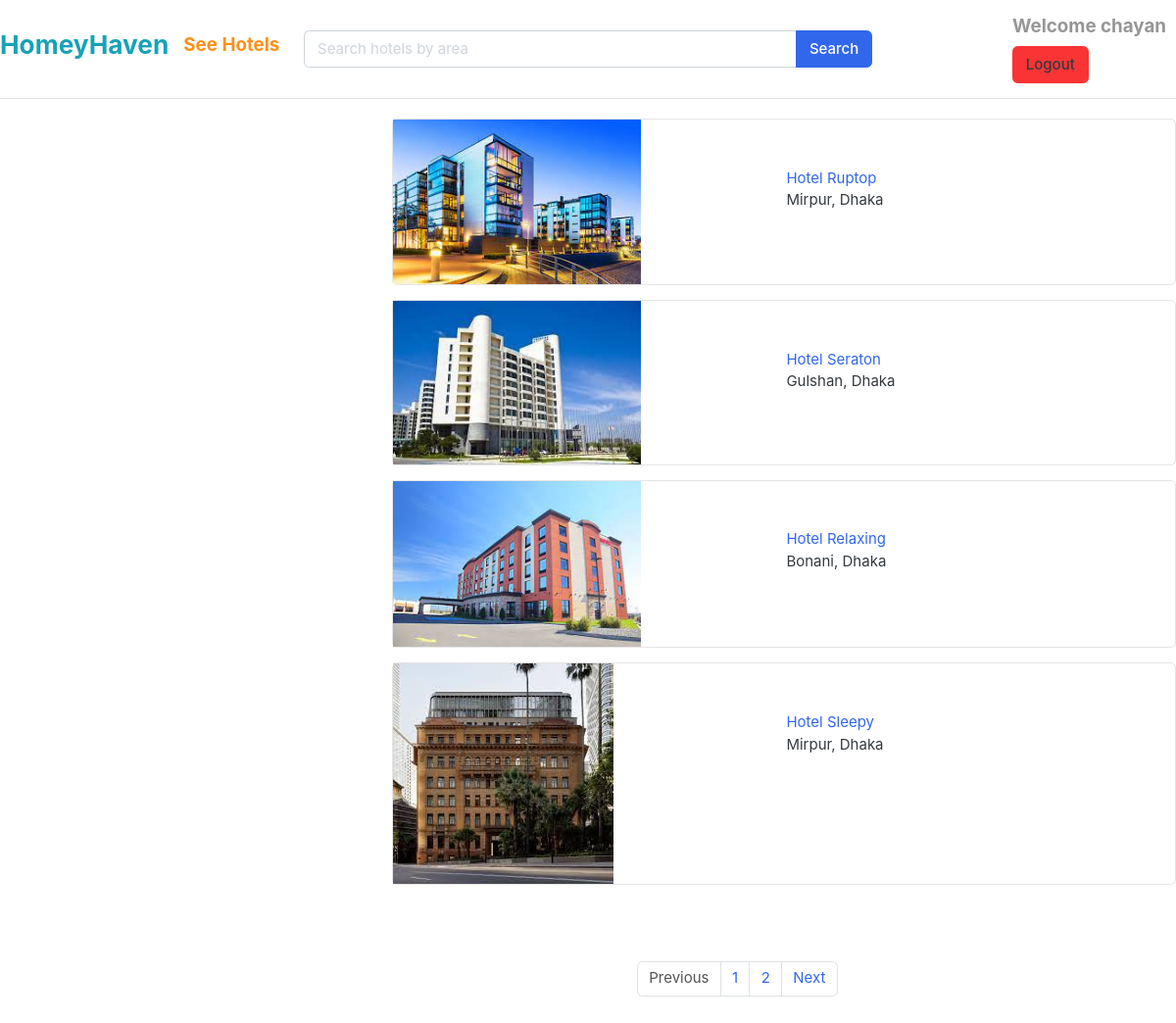
Page /hotel/hotels/ (signed in) on the committed database.
### hotels/models.py (models this page shows, shortened)
class Hotel(models.Model):
    hotel_name = models.CharField(max_length=300)
    slug = models.SlugField(max_length=300, unique=True)
    address = models.CharField(max_length=300)
    description = models.TextField()
    hotel_image = models.ImageField(upload_to='photos/hotels', blank=True)
    price = models.IntegerField()

### hotels/views.py (the view)
# urls.py: path('hotels/', views.see_hotels, name='hotels'),
def see_hotels(request):
    all_items = Hotel.objects.all().order_by('id')
    items_per_page = 4
    paginator = Paginator(all_items, items_per_page)
    page_number = request.GET.get('page')
    hotels = paginator.get_page(page_number)
    return render(request, 'hotel.html', {'hotels': hotels})

### hotels/templates/hotel.html
{% extends "base.html" %}
{% block body %}
<div style="padding-left: 400px;">
    {% for item in hotels %}
    <div class="card mb-3" style="max-width: 800px;">
            <div class="row g-0">
                <div class="col-md-4">
                    <img src="{{item.hotel_image.url}}" class="img-fluid rounded-start" alt="...">
                </div>
                <div class="col-md-8" style="padding-left: 120px; padding-top: 30px;">
                    <div class="card-body">
                        <a href="{% url 'hotel_details' item.slug item.id %}" class="title">{{item.hotel_name}}</a>
                        <p class="card-text">{{item.address}}</p>
                    </div>
                </div>
            </div>
    </div>
    {% endfor %}
</div>
<div style="padding-left: 650px; padding-top: 40px; padding-bottom: 30px;">
    <nav class="mt-4" aria-label="Page navigation sample">
        <ul class="pagination">
            {% if hotels.has_previous %}
            <li class="page-item"><a class="page-link" href="?page={{hotels.previous_page_number}}">Previous</a></li>
            {% else %}
            <li class="page-item disabled"><a class="page-link" href="">Previous</a></li>
            {% endif %}
            {% for i in hotels.paginator.page_range %}
            <li class="page-item "><a class="page-link" href="?page={{i}}">{{i}}</a></li>
            {% endfor %}
            {% if hotels.has_next %}
            <li class="page-item"><a class="page-link" href="?page={{hotels.next_page_number}}">Next</a></li>
            {% else %}
            <li class="page-item disabled"><a class="page-link" href="">Next</a></li>
            {% endif %}
        </ul>
    </nav>
</div>
{% endblock body %}

### templates/base.html (shortened to what this page needs)
<!DOCTYPE HTML>
{% load static %}
<html lang="en">
<head>
<link href="{% static 'css/bootstrap.css' %}" rel="stylesheet" type="text/css"/>
<link href="{% static 'fonts/fontawesome/css/all.min.css' %}" type="text/css" rel="stylesheet">
<link href="{% static 'css/ui.css' %}" rel="stylesheet" type="text/css"/>
</head>
<body>
  <header class="section-header">
    <section class="header-main border-bottom">
      <div class="container">
        <div class="row align-items-center">
          <div >
            <a href="{% url 'home' %}" class="brand-wrap">
              <h3 class="text-info">HomeyHaven</h3>
            </a>
          </div>
            <a href="{% url 'hotels' %}" class="p-3">
              <h5 class="text-warning">See Hotels</h5>
            </a>
            <div class="col-lg  col-md-6 col-sm-12 col">
              <form action="{% url 'search' %}" method='GET' class="search">
                <div class="input-group w-100">
                    <input type="text" class="form-control" placeholder="Search hotels by area" style="width:60%;" name="search" value="{{ request.GET.search }}">
                    <div class="input-group-append">
                      <button class="btn btn-primary" type="submit">
                        Search
                      </button>
                    </div>
                  </div>
              </form>
            </div>
          <div class="col-lg-3 col-sm-6 col-8 order-2 order-lg-3">
            <div class="d-flex justify-content-end mb-3 mb-lg-0">
              {% if request.user.is_authenticated %}
                  <div class="widget-header">
                    <h5 class="title text-muted">Welcome {{request.user.username}}</h5>
                    <div>
                      <button class="btn btn-danger"> <a href="{% url 'logout' %}">Logout</a>  </button>
                    </div>
                  </div>
                  {% endif %}
                </div>
              </div>
            </div>
          </div>
    </section>
  </header>
  <div style="padding-bottom: 20px;">
  </div>
  {% block body %}
  {% endblock body %}
</body>
</html>

### static/css/ui.css (style rules this page uses)
html { font-family: "Inter", sans-serif; font-size: 15px; }
p:last-child { margin-bottom: 0; }
.header-main { position: relative; padding-top: 1rem; padding-bottom: 1rem; }
.widget-header { display: inline-block; vertical-align: middle; position: relative; }
.widget-header a { color: #343a40; }
.widget-header .title { display: block; }

### rows in the picture
Hotel: hotel_image (picture), hotel_name "Hotel Ruptop", address "Mirpur, Dhaka"
Hotel: hotel_image (picture), hotel_name "Hotel Seraton", address "Gulshan, Dhaka"
Hotel: hotel_image (picture), hotel_name "Hotel Relaxing", address "Bonani, Dhaka"
Hotel: hotel_image (picture), hotel_name "Hotel Sleepy", address "Mirpur, Dhaka"

### other values in the picture
{{ request.user.username }} "chayan"
{{ i }} "1" "2"
